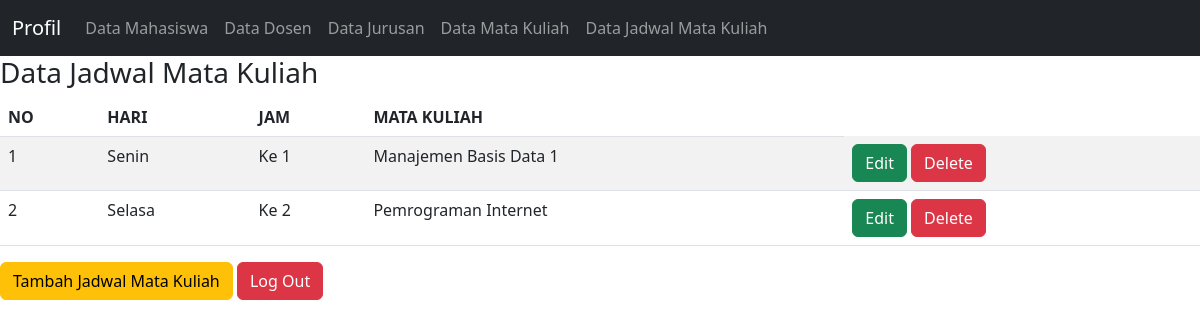
/datajadwalmatkul.php (signed in), run on the app's committed database.
### tables this page shows
CREATE TABLE `tb_jadwal_matkul` (
  `id_jadwal` int(11) NOT NULL,
  `hari` varchar(40) NOT NULL,
  `jam` varchar(40) NOT NULL,
  `id_matkul` int(11) NOT NULL
);

CREATE TABLE `tb_matkul` (
  `id_matkul` int(11) NOT NULL,
  `nama_matkul` varchar(40) NOT NULL
);

### datajadwalmatkul.php (the view, shortened to what this page needs)
<?php
include "css.php";
include "navbar.php";
?>
<!DOCTYPE html>
<html>
<head>
</head>
<body>
	<h3>Data Jadwal Mata Kuliah</h3>
	<table class="table table-hover table-striped">
		<thead>
		<tr>
			<th>NO</th>
			<th>HARI</th>
			<th>JAM</th>
			<th>MATA KULIAH</th>
		</tr>
		</thead>
		<tbody>
			<?php
				include "koneksi.php";
				$qry_jadwal=mysqli_query($koneksi, "select * from tb_jadwal_matkul join tb_matkul on tb_matkul.id_matkul = tb_jadwal_matkul.id_matkul");
				$no=0;
				while($data_jadwal=mysqli_fetch_array($qry_jadwal)){
				$no++; ?>
				<tr>
					<td><?=$no?></td>
					<td><?=$data_jadwal['hari']?></td>
					<td><?=$data_jadwal['jam']?></td>
					<td><?=$data_jadwal['nama_matkul']?></td>
					<td><a href="edit_jadwal.php?id_jadwal=<?=$data_jadwal['id_jadwal']?>" class="btn btn-success">Edit</a>
					<a href="hapus_jadwal.php?id_jadwal=<?=$data_jadwal['id_jadwal']?>" onClick="return confirm('Apakah anda yakin menghapus data ini?')" class="btn btn-danger">Delete</a></td>
				</tr>
				<?php
				}
				?>
		</tbody>
	</table>
     <a href="tambah_jadwal_matkul.php" class="btn btn-warning">Tambah Jadwal Mata Kuliah</a>
     <a href="logout.php" class="btn btn-danger">Log Out</a>
</body>
</html>

### data on the page
tb_jadwal_matkul: hari "Senin", jam "Ke 1", id_matkul.nama_matkul "Manajemen Basis Data 1"
tb_jadwal_matkul: hari "Selasa", jam "Ke 2", id_matkul.nama_matkul "Pemrograman Internet"
